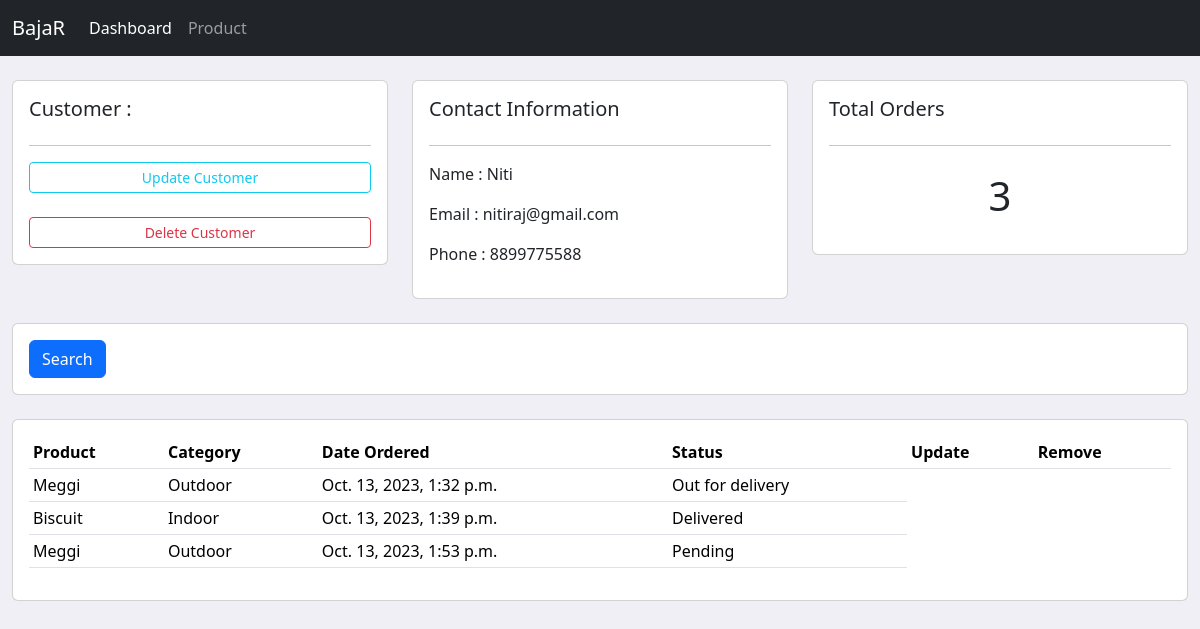
The app's page /customer/2/ with its own data.
### try_3/models.py (models this page shows, shortened)
class Customer(models.Model):
    name=models.CharField(max_length=50,null=True)
    phone=models.CharField(max_length=11,null=True)
    email=models.EmailField()
    date_created=models.DateTimeField(auto_now_add=True,null=True)

class Order(models.Model):
    STATUS=(
        ('Pending','Pending'),
        ('Out for delivery','Out for delivery'),
        ('Delivered','Delivered'),
    )
    customer=models.ForeignKey(Customer,null=True,on_delete=models.SET_NULL)
    product=models.ForeignKey(Product,null=True,on_delete=models.SET_NULL)
    date_created=models.DateTimeField(auto_now_add=True,null=True)
    status=models.CharField(max_length=50,null=True,choices=STATUS)

class Product(models.Model):
    CATEGORY=(
        ('Indoor','Indoor'),
        ('Out Door','Out Door'),
    )
    name=models.CharField(max_length=50,null=True)
    price=models.FloatField()
    category=models.CharField(max_length=50,null=True,blank=CATEGORY)
    description=models.CharField(max_length=200,null=True,blank=True)
    date_created=models.DateTimeField(auto_now_add=True,null=True)
    tags=models.ManyToManyField(Tags)
    def __str__(self):
        return self.name

### try_3/views.py (the view)
# urls.py: path('customer/<str:pk_test>/',views.customer,name='customer'),
def customer(request,pk_test):
    customer=Customer.objects.get(id=pk_test)
    order=customer.order_set.all()
    order_count=order.count()
    context={
        'pk_test':pk_test,'customer':customer,'order':order,'order_count':order_count
    }
    return render(request,'customer.html',context)

### templates/customer.html (shortened to what this page needs)
{% extends 'base.html' %}
{% block content %}
<br>
<div class="row">
    <div class="col-md">
        <div class="card card-body">
            <h5>Customer : </h5>
            <hr>
            <a class="btn btn-outline-info btn-sm btn-block" href="">Update Customer</a>
            <br>
            <a class="btn btn-outline-danger btn-sm btn-block" href="">Delete Customer</a>
        </div>
    </div>
    <div class="col-md">
        <div class="card card-body">
            <h5>Contact Information</h5>
            <hr>
            <p>Name : {{customer.name}}</p>
            <p>Email : {{customer.email}}</p>
            <p>Phone : {{customer.phone}}</P>
        </div>
    </div>
    <div class="col-md">
        <div class="card card-body">
            <h5>Total Orders</h5>
            <hr>
            <h1 style="text-align: center;padding: 10px">{{order_count}}</h1>
        </div>
    </div>
</div>
<br>
<div class="row">
    <div class="col">
        <div class="card card-body">
            <from method="get">
              <button class="btn btn-primary" type="submit">Search</button>
        </div>
    </div>
</div>
<br>
<div class="row">
    <div class="col-md">
        <div class="card card-body">
            <table class="table table-sm">
                <tr>
                    <th>Product</th>
                    <th>Category</th>
                    <th>Date Ordered</th>
                    <th>Status</th>
                    <th>Update</th>
                    <th>Remove</th>
                </tr>
                {% for order in order %}
                <tr>
                    <td>{{order.product}}</td>
                    <td>{{order.product.category}}</td>
                    <td>{{order.date_created}}</td>
                    <td>{{order.status}}</td>
                </tr>
                {% endfor %}
            </table>
        </div>
    </div>
</div>
{% endblock %}

### static/css/main.css (style rules this page uses)
body { background-color: #efeff5; }

### records on screen
Customer: name "Niti", email "nitiraj@gmail.com", phone "8899775588"
Order: product "Meggi", product.category "Outdoor", date_created "Oct. 13, 2023, 1:32 p.m.", status "Out for delivery"
Order: product "Biscuit", product.category "Indoor", date_created "Oct. 13, 2023, 1:39 p.m.", status "Delivered"
Order: product "Meggi", product.category "Outdoor", date_created "Oct. 13, 2023, 1:53 p.m.", status "Pending"

### other values on screen
{{ order_count }} "3"
